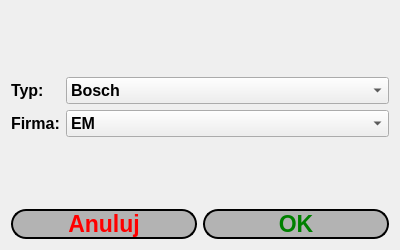
<?xml version="1.0" encoding="UTF-8"?>
<ui version="4.0">
 <class>FormDialog</class>
 <widget class="QDialog" name="FormDialog">
  <property name="geometry">
   <rect>
    <x>0</x>
    <y>0</y>
    <width>400</width>
    <height>250</height>
   </rect>
  </property>
  <property name="minimumSize">
   <size>
    <width>400</width>
    <height>250</height>
   </size>
  </property>
  <property name="maximumSize">
   <size>
    <width>400</width>
    <height>250</height>
   </size>
  </property>
  <property name="font">
   <font>
    <pointsize>12</pointsize>
    <weight>75</weight>
    <bold>true</bold>
   </font>
  </property>
  <property name="windowTitle">
   <string>Wybierz wtryskiwacz</string>
  </property>
  <layout class="QGridLayout" name="gridLayout">
   <item row="3" column="1">
    <widget class="QPushButton" name="okButton">
     <property name="font">
      <font>
       <pointsize>17</pointsize>
       <weight>75</weight>
       <bold>true</bold>
      </font>
     </property>
     <property name="styleSheet">
      <string notr="true">background-color: #b3b3b3;
border-radius: 15px;
border-width: 2px;
border-color: black;
border-style: outset;
color: green;</string>
     </property>
     <property name="text">
      <string>OK</string>
     </property>
    </widget>
   </item>
   <item row="3" column="0">
    <widget class="QPushButton" name="cancelButton">
     <property name="font">
      <font>
       <pointsize>17</pointsize>
       <weight>75</weight>
       <bold>true</bold>
      </font>
     </property>
     <property name="styleSheet">
      <string notr="true">background-color: #b3b3b3;
border-radius: 15px;
border-width: 2px;
border-color: black;
border-style: outset;
color: red;</string>
     </property>
     <property name="text">
      <string>Anuluj</string>
     </property>
    </widget>
   </item>
   <item row="2" column="0" colspan="2">
    <layout class="QFormLayout" name="formLayout_2">
     <property name="fieldGrowthPolicy">
      <enum>QFormLayout::AllNonFixedFieldsGrow</enum>
     </property>
     <property name="formAlignment">
      <set>Qt::AlignLeading|Qt::AlignLeft|Qt::AlignVCenter</set>
     </property>
     <item row="0" column="0">
      <widget class="QLabel" name="label_2">
       <property name="text">
        <string>Typ:</string>
       </property>
      </widget>
     </item>
     <item row="0" column="1">
      <widget class="QComboBox" name="companyBox">
       <item>
        <property name="text">
         <string>Bosch</string>
        </property>
       </item>
       <item>
        <property name="text">
         <string>Siemens</string>
        </property>
       </item>
       <item>
        <property name="text">
         <string>Denso</string>
        </property>
       </item>
       <item>
        <property name="text">
         <string>Delphi</string>
        </property>
       </item>
      </widget>
     </item>
     <item row="1" column="0">
      <widget class="QLabel" name="label">
       <property name="text">
        <string>Firma:</string>
       </property>
      </widget>
     </item>
     <item row="1" column="1">
      <widget class="QComboBox" name="typeBox">
       <item>
        <property name="text">
         <string>EM</string>
        </property>
       </item>
       <item>
        <property name="text">
         <string>Piezo</string>
        </property>
       </item>
      </widget>
     </item>
    </layout>
   </item>
  </layout>
 </widget>
 <resources/>
 <connections/>
</ui>
